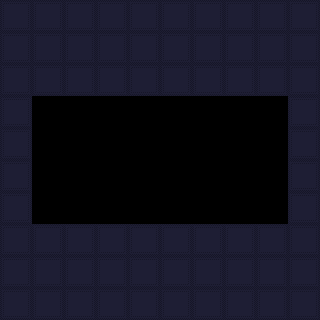

A level layout from a 2D game, rendered from its tile map. Below: a short description, then the map file with its tile-grid data intact:
An orthogonal 10x10 tile map with 32x32 px tiles, 1 tile layer (Tile Layer 1) and 4 objects.

<map version="1.2" tiledversion="1.3.5" orientation="orthogonal" renderorder="right-down" width="10" height="10" tilewidth="32" tileheight="32" infinite="0" nextlayerid="3" nextobjectid="5">
 <editorsettings>
  <export target="room_5_3.lua" format="lua" />
 </editorsettings>
 <tileset firstgid="1" source="../allTiles.tsx" />
 <layer id="1" name="Tile Layer 1" width="10" height="10">
  <data encoding="csv">
1,1,1,1,1,1,1,1,1,1,
1,1,1,1,1,1,1,1,1,1,
1,1,1,1,1,1,1,1,1,1,
1,0,0,0,0,0,0,0,0,1,
1,0,0,0,0,0,0,0,0,1,
1,0,0,0,0,0,0,0,0,1,
1,0,0,0,0,0,0,0,0,1,
1,1,1,1,1,1,1,1,1,1,
1,1,1,1,1,1,1,1,1,1,
1,1,1,1,1,1,1,1,1,1
</data>
 </layer>
 <objectgroup id="2" name="Object Layer 1">
  <object id="1" gid="2" x="256" y="224" width="32" height="32" />
  <object id="2" gid="4" x="32" y="224" width="32" height="32" />
  <object id="3" gid="6" x="192" y="224" width="32" height="32" />
  <object id="4" gid="6" x="96" y="224" width="32" height="32" />
 </objectgroup>
</map>
